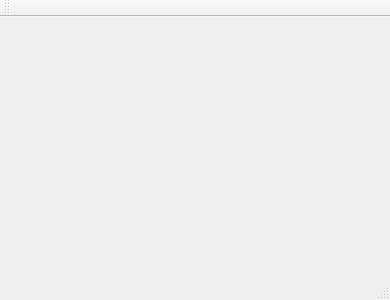
<?xml version="1.0" encoding="UTF-8"?>
<ui version="4.0">
 <class>MainWindow</class>
 <widget class="QMainWindow" name="MainWindow">
  <property name="geometry">
   <rect>
    <x>0</x>
    <y>0</y>
    <width>390</width>
    <height>300</height>
   </rect>
  </property>
  <property name="windowTitle">
   <string>MainWindow</string>
  </property>
  <widget class="QWidget" name="centralWidget"/>
  <widget class="QMenuBar" name="menuBar">
   <property name="geometry">
    <rect>
     <x>0</x>
     <y>0</y>
     <width>390</width>
     <height>25</height>
    </rect>
   </property>
  </widget>
  <widget class="QToolBar" name="mainToolBar">
   <attribute name="toolBarArea">
    <enum>TopToolBarArea</enum>
   </attribute>
   <attribute name="toolBarBreak">
    <bool>false</bool>
   </attribute>
  </widget>
  <widget class="QStatusBar" name="statusBar"/>
 </widget>
 <layoutdefault spacing="6" margin="11"/>
 <resources/>
 <connections/>
</ui>
